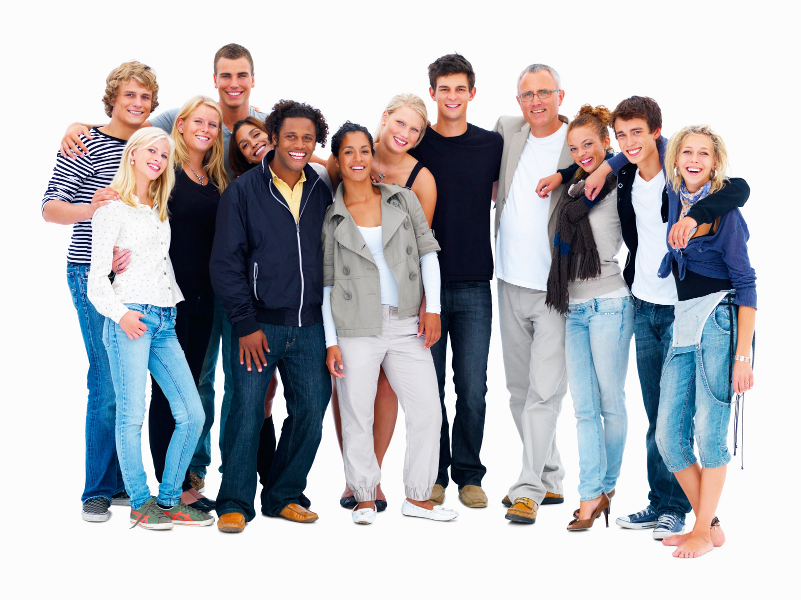
#> input picture 2.jpg, 801 x 600 px, given in place of 1.jpg, which was not available
$ python rainbow-face-ocv2.py
#> lines starting #> are read from the running program, lines starting #| are printed output that depends on the picture; after the words box and inside, x2 and y2 are one past the last pixel; in counts of white or black regions, pixels touching at a corner belong together; pictures that were not available may be replaced by others from this repository, and a replacement may not be noted
import cv2
from random import randint

for a in range(1,5):
	faceCascade = cv2.CascadeClassifier("face.xml")
	image = cv2.imread(str(a) + ".jpg")
#> image is the input picture: shape (600, 801, 3); mean B, G, R 186.5, 182, 181.7
	gray = cv2.cvtColor(image, cv2.COLOR_BGR2GRAY)
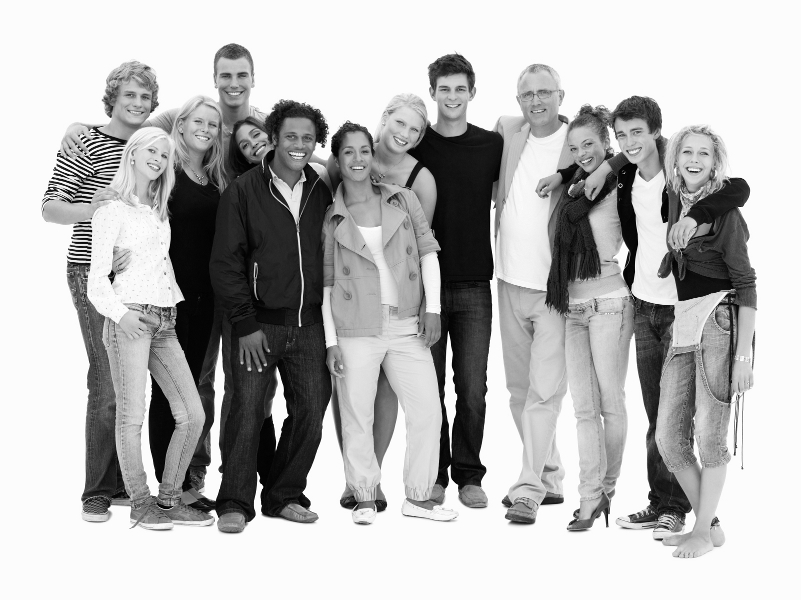
#> gray: shape (600, 801); min 0, max 255, mean 182.4
	faces = faceCascade.detectMultiScale(gray, scaleFactor=1.1, minNeighbors=5, minSize=(30, 30))
#> faces = [[430, 72, 47, 47], [185, 107, 41, 41], [334, 134, 45, 45], [672, 135, 47, 47], [210, 57, 48, 48], [116, 79, 44, 44], [275, 118, 47, 47], [514, 75, 48, 48], [607, 115, 48, 48]]
	for (x, y, w, h) in faces:
		b = randint(0,255)
		g = randint(0,255)
		r = randint(0,255)
		cv2.rectangle(image, (x, y), (x+w, y+h), (b, g, r), 2)
#> this loop made 9 passes
#> (x, y, w, h, b, g, r) on passes 1 to 9: (430, 72, 47, 47, 197, 215, 20), (185, 107, 41, 41, 132, 248, 207), (334, 134, 45, 45, 155, 244, 183), (672, 135, 47, 47, 111, 71, 144), (210, 57, 48, 48, 71, 48, 128), (116, 79, 44, 44, 75, 158, 50), (275, 118, 47, 47, 37, 169, 241), (514, 75, 48, 48, 51, 181, 222), (607, 115, 48, 48, 161, 104, 244)
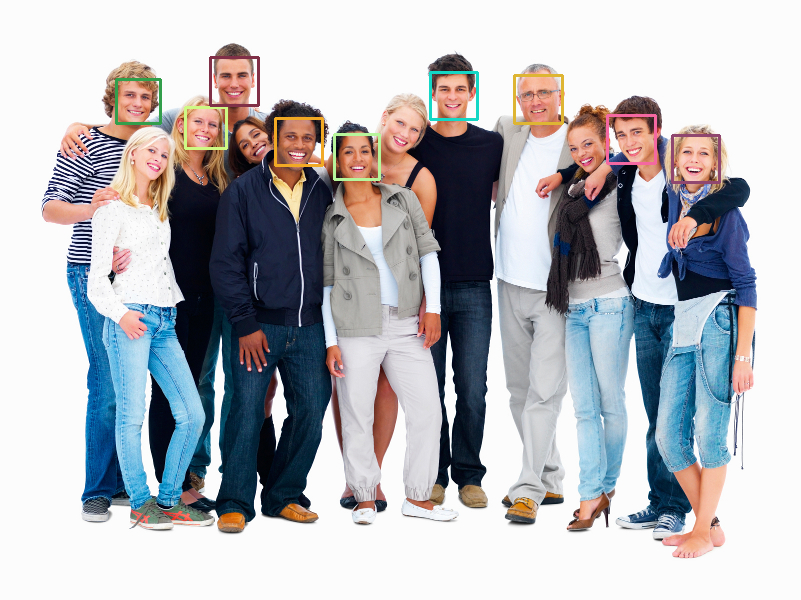
#> image: shape (600, 801, 3); 1.03% of pixels changed, all inside (x1, y1, x2, y2) = (115, 56, 721, 184)
#> pass 3 of the loop `for a in range(1,5):`:
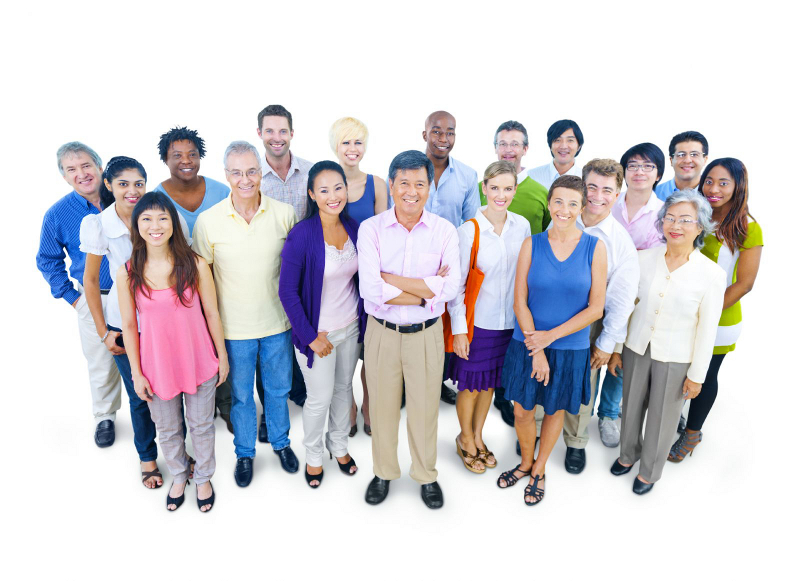
#> input picture 4.jpg, 800 x 581 px, given in place of 3.jpg, which was not available
#> image is the input picture: shape (581, 800, 3); mean B, G, R 212.3, 207.7, 210.5
#> `gray = cv2.cvtColor(image, cv2.COLOR_BGR2GRAY)`:
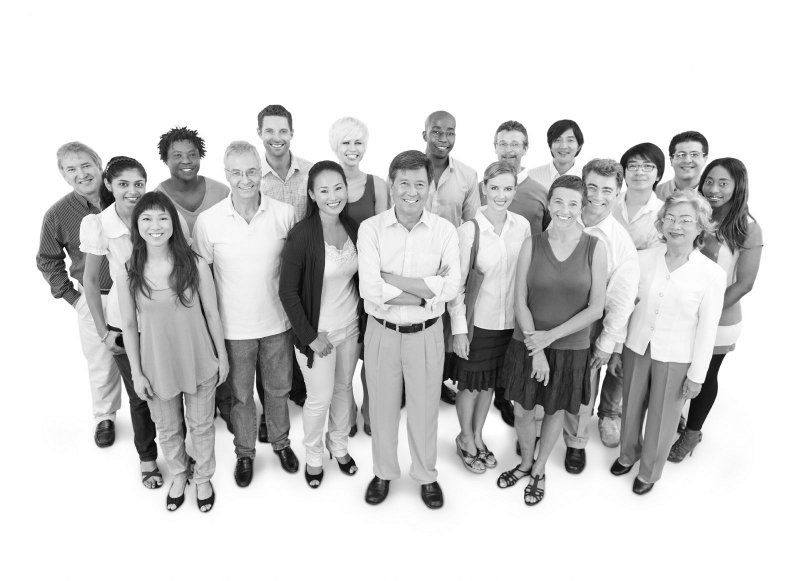
#> gray: shape (581, 800); min 5, max 255, mean 209.1
#> faces = 17 rows, first 6: [255, 115, 42, 42], [424, 117, 39, 39], [333, 128, 39, 39], [490, 129, 39, 39], [165, 139, 40, 40], [668, 138, 42, 42]
#> the loop `for (x, y, w, h) in faces:` made 17 passes
#> (x, y, w, h, b, g, r) on passes 1 to 8: (255, 115, 42, 42, 147, 227, 46), (424, 117, 39, 39, 197, 162, 123), (333, 128, 39, 39, 148, 94, 96), (490, 129, 39, 39, 95, 16, 133), (165, 139, 40, 40, 243, 35, 45), (668, 138, 42, 42, 66, 76, 19), (621, 152, 38, 38, 41, 200, 141), (221, 156, 45, 45, 120, 110, 214)
#> after the loop `for (x, y, w, h) in faces:`:
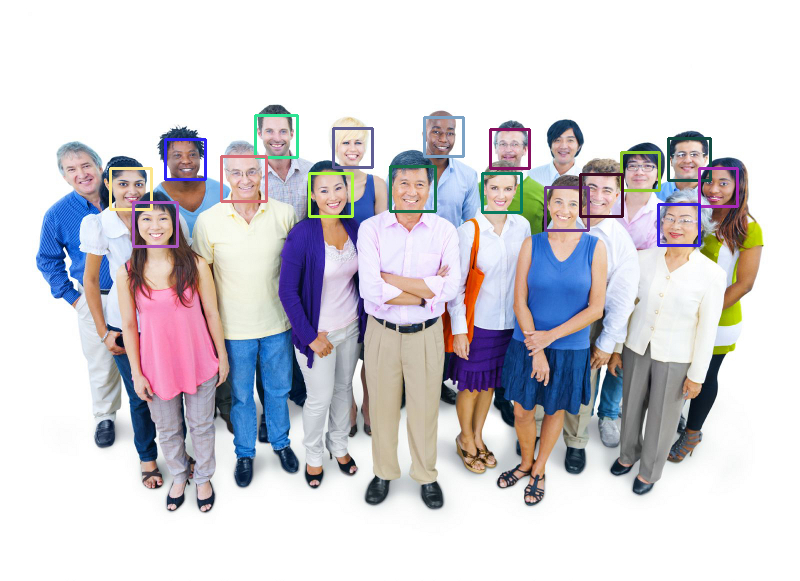
#> image: shape (581, 800, 3); 1.76% of pixels changed, all inside (x1, y1, x2, y2) = (109, 114, 739, 248)
#> the loop made 4 passes; the first 3 are shown
	cv2.imshow("Faces found" ,image)
	cv2.waitKey(0)
